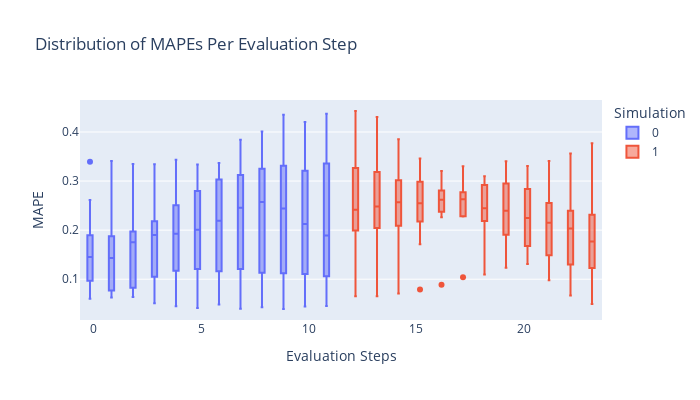

The notebook cell this image was saved under:
### Code cell
mapes_fig.update_layout(width=700, height=400)
